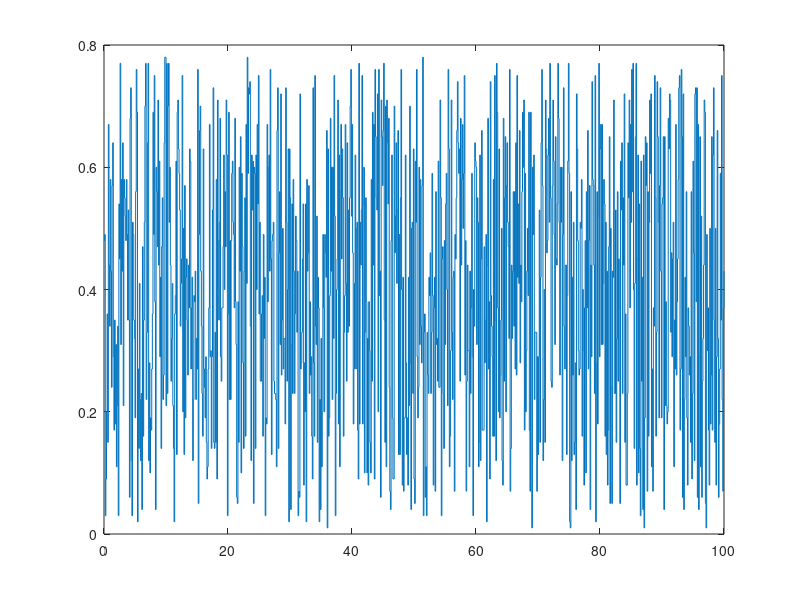

Recreate this plot in MATLAB.
%%%%%chip trace generator%%%%%%%%%%%%%%%%
FLAG_GRADUAL = 0;
power = 74.49;
map = [ 0.2e-3 0.2e-3 1.0e-3 4.6e-3 2.3000;
        0.2e-3 5.0e-3 1.0e-3 3.6e-3 2.2690;
        1.4e-3 0.2e-3 7.3e-3 2.6e-3 14.8044;
        1.4e-3 3.0e-3 1.4e-3 5.6e-3 7.5264;
        3.0e-3 3.0e-3 1.3e-3 5.6e-3 8.3720;
        4.5e-3 3.0e-3 1.0e-3 3.5e-3 1.9600;     
        4.5e-3 6.7e-3 1.0e-3 1.9e-3 1.3680;
        5.7e-3 3.0e-3 1.4e-3 5.6e-3 6.9776;
        7.3e-3 3.0e-3 1.4e-3 5.6e-3 10.5840;
        8.9e-3 0.2e-3 1.0e-3 4.2e-3 2.4360;
        8.9e-3 4.6e-3 1.0e-3 4.0e-3 3.0800;
        0.2e-3 8.8e-3 9.7e-3 1.0e-3 6.4020];
%trace format:
%first line: time
%second line: how many blocks #B
%third line: total power
%the following #B lines list the power of each block
time = 1;
ratio = 1;
array = load('time.txt');
act = load('act.txt');
act(1)=0.48;
figure();
stairs(array*ratio, act);
len = length(array);

fid=fopen('Chip1.trace','w+');
Trise = ratio*0.1;
Tfall = ratio*0.05;
Tstep = ratio*0.01;

Nrise = Trise/Tstep+1;
Nfall = Tfall/Tstep+1;

l = 1;
t = 0;
x = [t*ratio 12 power*act(l)];
fprintf(fid,'%g\r\n', x);

x = map(:,5)*act(1);
fprintf(fid,'%g\r\n', x);

for l = 1:1:len-1
    if FLAG_GRADUAL == 1
        if act(l+1) > act(l)
            t_next = array(l+1)*ratio - Trise;
            temp = linspace(act(l), act(l+1), Nrise);
            N = Nrise;
        elseif act(l+1) < act(l)
            t_next = array(l+1)*ratio - Tfall;
            temp = linspace(act(l), act(l+1), Nfall);
            N = Nfall;
        else
            N = 0;
        end
        for j = 1:N
            x = [t_next+Tstep*(j-1), 12, power*temp(j)];
            fprintf(fid,'%g\r\n', x);
            x = map(:,5)*temp(j);
            fprintf(fid,'%g\r\n', x);
        end
    else
            x=[Tstep*l, 12, power*act(l+1)];
            fprintf(fid,'%g\r\n', x);
            x = map(:,5)*act(l+1);
            fprintf(fid,'%g\r\n', x);
    end
end

fclose(fid);
    
    